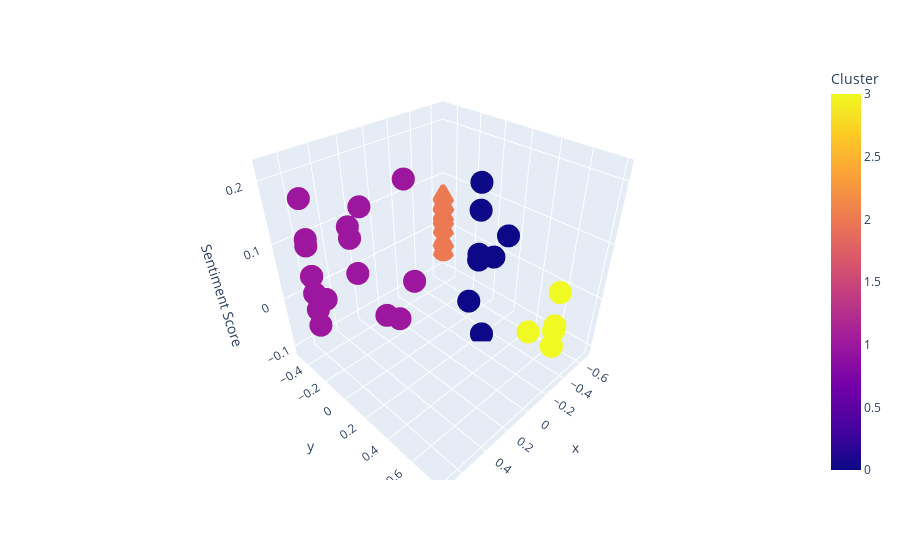

The code cell stored with this chart in its notebook:
### Markdown cell above
This visualization is a 3D version of the one above, with a 3rd dimension added to represent sentiment value of each article. So the 2D xy-plane will be exactly the same as the visualization above--meant to represent articles in the topic space and how they are related by topic. The third dimension will show every article's sentiment value, to show how clusters or individual articles differ by sentiment (or are closely related!)

### Code cell
visualize_kmeans_clustering_3d(dataframe = df,
                                      df_topics= df_topics,
                                      num_clusters = kmeans_settings["num_clusters"],
                                      pca_components = kmeans_settings["pca_components"])

### Figure 1 — Plotly figure (JSON) as saved in the notebook; plotly's stock layout.template omitted (floating-point values rounded to 4 significant figures)
{"data": [{"customdata": [[0, [["hunter", "president", "investigation", "charge", "family", "gun", "son", "evidence", "political", "document"]], "www.foxnews.com", "Neutral", 1], [1, [["hunter", "president", "investigation", "charge", "family", "gun", "son", "evidence", "political", "document"]], "www.foxnews.com", "Neutral", 1], [2, [["primary", "state", "hunter", "write", "party", "nation", "vote", "candidate", "democratic", "ballot"]], "www.foxnews.com", "Negative", 2], [3, [["hunter", "president", "investigation", "charge", "family", "gun", "son", "evidence", "political", "document"]], "apnews.com", "Neutral Negative", 1], [4, [["hunter", "president", "investigation", "charge", "family", "gun", "son", "evidence", "political", "document"]], "www.nation.com.pk", "Negative", 1], [5, [["democratic", "president", "phillip", "campaign", "people", "group", "run", "voter", "support", "party"]], "www.nation.com.pk", "Neutral Positive", 0], [6, [["primary", "state", "hunter", "write", "party", "nation", "vote", "candidate", "democratic", "ballot"]], "www.nation.com.pk", "Negative", 2], [7, [["hunter", "president", "investigation", "charge", "family", "gun", "son", "evidence", "political", "document"]], "www.cnn.com", "Negative", 1], [8, [["hunter", "president", "investigation", "charge", "family", "gun", "son", "evidence", "political", "document"]], "abcnews.go.com", "Neutral Negative", 1], [9, [["hunter", "president", "investigation", "charge", "family", "gun", "son", "evidence", "political", "document"]], "apnews.com", "Neutral", 1], [10, [["office", "hunter", "information", "source", "foreign", "family", "attorney", "investigation", "relate", "letter"]], "nypost.com", "Neutral", 4], [11, [["office", "hunter", "information", "source", "foreign", "family", "attorney", "investigation", "relate", "letter"]], "www.foxnews.com", "Negative", 4], [12, [["office", "hunter", "information", "source", "foreign", "family", "attorney", "investigation", "relate", "letter"]], "www.grassley.senate.gov", "Neutral Negative", 4], [13, [["office", "hunter", "information", "source", "foreign", "family", "attorney", "investigation", "relate", "letter"]], "wjla.com", "Negative", 4], [14, [["democratic", "president", "phillip", "campaign", "people", "group", "run", "voter", "support", "party"]], "www.newsnationnow.com", "Positive", 0], [15, [["office", "hunter", "information", "source", "foreign", "family", "attorney", "investigation", "relate", "letter"]], "nypost.com", "Neutral Positive", 4], [16, [["primary", "state", "hunter", "write", "party", "nation", "vote", "candidate", "democratic", "ballot"]], "www.thenation.com", "Neutral Positive", 2], [17, [["democratic", "president", "phillip", "campaign", "people", "group", "run", "voter", "support", "party"]], "www.politico.com", "Positive", 0], [18, [["hunter", "president", "investigation", "charge", "family", "gun", "son", "evidence", "political", "document"]], "www.cnn.com", "Neutral", 1], [19, [["hunter", "president", "investigation", "charge", "family", "gun", "son", "evidence", "political", "document"]], "www.washingtonexaminer.com", "Negative", 1], [20, [["office", "hunter", "information", "source", "foreign", "family", "attorney", "investigation", "relate", "letter"]], "www.dailymail.co.uk", "Negative", 4], [21, [["office", "hunter", "information", "source", "foreign", "family", "attorney", "investigation", "relate", "letter"]], "thefederalist.com", "Neutral Negative", 4], [22, [["office", "hunter", "information", "source", "foreign", "family", "attorney", "investigation", "relate", "letter"]], "www.washingtontimes.com", "Neutral Positive", 4], [23, [["democratic", "president", "phillip", "campaign", "people", "group", "run", "voter", "support", "party"]], "www.usatoday.com", "Positive", 0], [24, [["primary", "state", "hunter", "write", "party", "nation", "vote", "candidate", "democratic", "ballot"]], "apnews.com", "Positive", 2], [25, [["primary", "state", "hunter", "write", "party", "nation", "vote", "candidate", "democratic", "ballot"]], "www.politico.com", "Positive", 2], [26, [["democratic", "president", "phillip", "campaign", "people", "group", "run", "voter", "support", "party"]], "www.nbcnews.com", "Neutral", 0], [27, [["democratic", "president", "phillip", "campaign", "people", "group", "run", "voter", "support", "party"]], "www.foxnews.com", "Neutral Negative", 0], [28, [["primary", "state", "hunter", "write", "party", "nation", "vote", "candidate", "democratic", "ballot"]], "abcnews.go.com", "Neutral Positive", 2], [29, [["democratic", "president", "phillip", "campaign", "people", "group", "run", "voter", "support", "party"]], "www.washingtonpost.com", "Positive", 0], [30, [["primary", "state", "hunter", "write", "party", "nation", "vote", "candidate", "democratic", "ballot"]], "www.wmur.com", "Positive", 2], [31, [["democratic", "president", "phillip", "campaign", "people", "group", "run", "voter", "support", "party"]], "www.startribune.com", "Positive", 0], [32, [["democratic", "president", "phillip", "campaign", "people", "group", "run", "voter", "support", "party"]], "www.reuters.com", "Neutral Negative", 0], [33, [["primary", "state", "hunter", "write", "party", "nation", "vote", "candidate", "democratic", "ballot"]], "apnews.com", "Neutral", 2], [34, [["democratic", "president", "phillip", "campaign", "people", "group", "run", "voter", "support", "party"]], "www.cnn.com", "Neutral Positive", 0], [35, [["democratic", "president", "phillip", "campaign", "people", "group", "run", "voter", "support", "party"]], "www.foxnews.com", "Neutral Negative", 0], [36, [["democratic", "president", "phillip", "campaign", "people", "group", "run", "voter", "support", "party"]], "www.washingtonpost.com", "Neutral", 0], [37, [["democratic", "president", "phillip", "campaign", "people", "group", "run", "voter", "support", "party"]], "www.usatoday.com", "Neutral Positive", 0], [38, [["democratic", "president", "phillip", "campaign", "people", "group", "run", "voter", "support", "party"]], "www.reuters.com", "Negative", 0], [39, [["democratic", "president", "phillip", "campaign", "people", "group", "run", "voter", "support", "party"]], "www.foxnews.com", "Neutral Positive", 0]], "hovertemplate": "ID: %{customdata[0]}<br>Associated Words: %{customdata[1]}<br>Address: %{customdata[2]}<br>Sentiment Label: %{customdata[3]}<br>Main Topic: %{customdata[4]}", "legendgroup": "", "marker": {"color": [2, 2, 0, 2, 2, 1, 0, 2, 2, 2, 0, 3, 3, 3, 1, 3, 0, 1, 2, 2, 3, 3, 0, 1, 0, 0, 1, 1, 0, 1, 1, 1, 1, 1, 1, 1, 1, 1, 1, 1], "coloraxis": "coloraxis", "symbol": "circle"}, "mode": "markers", "name": "", "scene": "scene", "showlegend": false, "type": "scatter3d", "x": [-0.6743, -0.6746, -0.2424, -0.6748, -0.6721, 0.373, -0.3013, -0.6747, -0.6734, -0.6721, -0.4455, -0.2368, -0.2361, -0.2003, 0.2615, -0.2366, -0.05974, 0.3773, -0.6752, -0.6751, -0.2366, -0.2368, -0.4, 0.7005, -0.05975, -0.05983, 0.6646, 0.382, -0.05975, 0.7066, 0.2695, 0.7037, 0.7024, 0.2404, 0.7063, 0.3757, 0.7066, 0.4981, 0.7044, 0.7052], "y": [-0.4929, -0.4933, 0.1435, -0.4935, -0.4908, -0.2813, 0.2214, -0.4934, -0.492, -0.4907, 0.1769, 0.7921, 0.7894, 0.6467, -0.3052, 0.7913, 0.355, -0.2825, -0.4938, -0.4937, 0.7911, 0.7919, 0.309, -0.2146, 0.3547, 0.3512, -0.1727, 0.02422, 0.3545, -0.2171, 0.1085, -0.2159, -0.2154, 0.1302, -0.217, 0.136, -0.2171, -0.06213, -0.2162, -0.2166], "z": [0.04, 0.06, -0.04, 0.02, -0.04, 0.1, -0.11, -0.01, 0.01, 0.04, 0.03, -0.03, 0, -0.02, 0.14, 0.07, 0.1, 0.12, 0.06, -0.06, -0.03, 0.01, 0.09, 0.2, 0.17, 0.21, 0.04, 0, 0.09, 0.13, 0.22, 0.14, 0.02, 0.06, 0.08, 0.01, 0.05, 0.08, -0.01, 0.08]}], "layout": {"coloraxis": {"colorbar": {"title": {"text": "Cluster"}}, "colorscale": [[0, "#0d0887"], [0.1111, "#46039f"], [0.2222, "#7201a8"], [0.3333, "#9c179e"], [0.4444, "#bd3786"], [0.5556, "#d8576b"], [0.6667, "#ed7953"], [0.7778, "#fb9f3a"], [0.8889, "#fdca26"], [1, "#f0f921"]]}, "legend": {"tracegroupgap": 0}, "margin": {"t": 60}, "scene": {"domain": {"x": [0, 1], "y": [0, 1]}, "xaxis": {"title": {"text": "x"}}, "yaxis": {"title": {"text": "y"}}, "zaxis": {"title": {"text": "Sentiment Score"}}}, "showlegend": false}}
